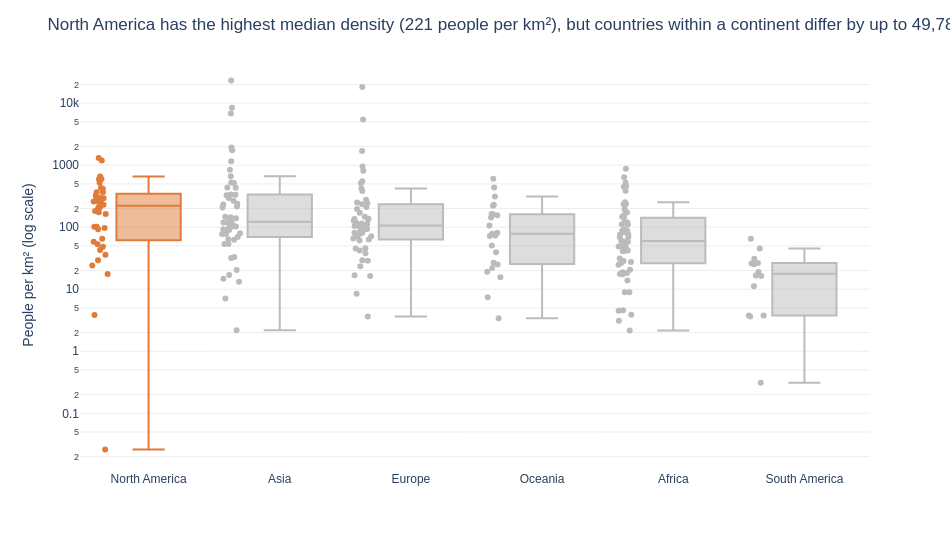

Notebook source saved alongside this figure:
### Markdown cell above
**Chart choice & justification:** *Which chart did you choose, and why? Justify design choices.

A box plot shows the spread of density inside each continent (median, quartiles and outliers) and lets me compare continents side by side, which a bar of averages cannot do. I drew every country as a point on top of the boxes so the reader can see the individual values. Density has a few extreme values, so I used a log scale. The continents are sorted by median density, and the highest one is orange while the others are grey.

### Code cell
# Q4
order = df.groupby('Continent')['Density'].median().sort_values(ascending=False)
top_cont = order.index[0]
top_median = order.iloc[0]

# How big is the biggest gap between the least and most dense country inside one continent?
spread = df.groupby('Continent')['Density'].agg(['min', 'max'])
max_ratio = (spread['max'] / spread['min']).max()

fig = px.box(
    df, x='Continent', y='Density', color='Continent',
    color_discrete_map={c: (ACCENT if c == top_cont else GREY) for c in df['Continent'].unique()},
    category_orders={'Continent': order.index.tolist()},
    points='all', log_y=True, hover_name='Country',
    template='plotly_white', height=550, width=950
)

fig.update_layout(
    title=f"{top_cont} has the highest median density ({top_median:,.0f} people per km²), but countries within a continent differ by up to {max_ratio:,.0f}x",
    showlegend=False,
    xaxis_title=None,
    yaxis_title='People per km² (log scale)',
    font=dict(family='Arial', size=12)
)
fig.update_xaxes(showgrid=False)
fig.update_yaxes(gridcolor='#EEEEEE')

fig.show()

### Figure 1 — Plotly figure (JSON) as saved in the notebook; plotly's stock layout.template omitted (floating-point values rounded to 4 significant figures)
{"data": [{"alignmentgroup": "True", "boxpoints": "all", "hovertemplate": "<b>%{hovertext}</b><br><br>Continent=%{x}<br>Density=%{y}<extra></extra>", "hovertext": ["Anguilla", "Antigua and Barbuda", "Aruba", "Bahamas", "Barbados", "Belize", "Bermuda", "British Virgin Islands", "Canada", "Cayman Islands", "Costa Rica", "Cuba", "Curacao", "Dominica", "Dominican Republic", "El Salvador", "Greenland", "Grenada", "Guadeloupe", "Guatemala", "Haiti", "Honduras", "Jamaica", "Martinique", "Mexico", "Montserrat", "Nicaragua", "Panama", "Puerto Rico", "Saint Barthelemy", "Saint Kitts and Nevis", "Saint Lucia", "Saint Martin", "Saint Pierre and Miquelon", "Saint Vincent and the Grenadines", "Sint Maarten", "Trinidad and Tobago", "Turks and Caicos Islands", "United States", "United States Virgin Islands"], "legendgroup": "North America", "marker": {"color": "#E07B39"}, "name": "North America", "notched": false, "offsetgroup": "North America", "orientation": "v", "showlegend": true, "type": "box", "x": ["North America", "North America", "North America", "North America", "North America", "North America", "North America", "North America", "North America", "North America", "North America", "North America", "North America", "North America", "North America", "North America", "North America", "North America", "North America", "North America", "North America", "North America", "North America", "North America", "North America", "North America", "North America", "North America", "North America", "North America", "North America", "North America", "North America", "North America", "North America", "North America", "North America", "North America", "North America", "North America"], "x0": " ", "xaxis": "x", "y": [174.3, 212.1, 591.4, 29.4, 655.0, 17.65, 1189.0, 207.3, 3.851, 260.2, 101.4, 102.0, 430.5, 96.85, 230.7, 301.1, 0.0261, 364.6, 243.1, 163.9, 417.5, 92.74, 257.2, 325.8, 64.91, 43.04, 53.3, 58.46, 366.7, 522.2, 182.6, 292.0, 599.8, 24.22, 267.2, 1299.0, 298.4, 48.21, 36.09, 286.6], "y0": " ", "yaxis": "y"}, {"alignmentgroup": "True", "boxpoints": "all", "hovertemplate": "<b>%{hovertext}</b><br><br>Continent=%{x}<br>Density=%{y}<extra></extra>", "hovertext": ["Afghanistan", "Armenia", "Azerbaijan", "Bahrain", "Bangladesh", "Bhutan", "Brunei", "Cambodia", "China", "Georgia", "Hong Kong", "India", "Indonesia", "Iran", "Iraq", "Israel", "Japan", "Jordan", "Kazakhstan", "Kuwait", "Kyrgyzstan", "Laos", "Lebanon", "Macau", "Malaysia", "Maldives", "Mongolia", "Myanmar", "Nepal", "North Korea", "Oman", "Pakistan", "Palestine", "Philippines", "Qatar", "Saudi Arabia", "Singapore", "South Korea", "Sri Lanka", "Syria", "Taiwan", "Tajikistan", "Thailand", "Timor-Leste", "Turkey", "Turkmenistan", "United Arab Emirates", "Uzbekistan", "Vietnam", "Yemen"], "legendgroup": "Asia", "marker": {"color": "#BBBBBB"}, "name": "Asia", "notched": false, "offsetgroup": "Asia", "orientation": "v", "showlegend": true, "type": "box", "x": ["Asia", "Asia", "Asia", "Asia", "Asia", "Asia", "Asia", "Asia", "Asia", "Asia", "Asia", "Asia", "Asia", "Asia", "Asia", "Asia", "Asia", "Asia", "Asia", "Asia", "Asia", "Asia", "Asia", "Asia", "Asia", "Asia", "Asia", "Asia", "Asia", "Asia", "Asia", "Asia", "Asia", "Asia", "Asia", "Asia", "Asia", "Asia", "Asia", "Asia", "Asia", "Asia", "Asia", "Asia", "Asia", "Asia", "Asia", "Asia", "Asia", "Asia"], "x0": " ", "xaxis": "x", "y": [63.06, 93.48, 119.6, 1924.0, 1160.0, 20.38, 77.88, 92.62, 146.9, 53.72, 6783.0, 431.1, 144.7, 53.73, 101.5, 435.2, 328.0, 126.3, 7.119, 239.6, 33.16, 31.8, 525.2, 23170.0, 102.6, 1746.0, 2.173, 80.08, 207.6, 216.3, 14.79, 267.4, 844.1, 337.5, 232.6, 16.94, 8416.0, 517.1, 332.8, 119.5, 660.2, 69.55, 139.7, 90.18, 108.9, 13.18, 112.9, 77.4, 296.4, 63.82], "y0": " ", "yaxis": "y"}, {"alignmentgroup": "True", "boxpoints": "all", "hovertemplate": "<b>%{hovertext}</b><br><br>Continent=%{x}<br>Density=%{y}<extra></extra>", "hovertext": ["Albania", "Andorra", "Austria", "Belarus", "Belgium", "Bosnia and Herzegovina", "Bulgaria", "Croatia", "Cyprus", "Czech Republic", "Denmark", "Estonia", "Faroe Islands", "Finland", "France", "Germany", "Gibraltar", "Greece", "Guernsey", "Hungary", "Iceland", "Ireland", "Isle of Man", "Italy", "Jersey", "Latvia", "Liechtenstein", "Lithuania", "Luxembourg", "Malta", "Moldova", "Monaco", "Montenegro", "Netherlands", "North Macedonia", "Norway", "Poland", "Portugal", "Romania", "Russia", "San Marino", "Serbia", "Slovakia", "Slovenia", "Spain", "Sweden", "Switzerland", "Ukraine", "United Kingdom", "Vatican City"], "legendgroup": "Europe", "marker": {"color": "#BBBBBB"}, "name": "Europe", "notched": false, "offsetgroup": "Europe", "orientation": "v", "showlegend": true, "type": "box", "x": ["Europe", "Europe", "Europe", "Europe", "Europe", "Europe", "Europe", "Europe", "Europe", "Europe", "Europe", "Europe", "Europe", "Europe", "Europe", "Europe", "Europe", "Europe", "Europe", "Europe", "Europe", "Europe", "Europe", "Europe", "Europe", "Europe", "Europe", "Europe", "Europe", "Europe", "Europe", "Europe", "Europe", "Europe", "Europe", "Europe", "Europe", "Europe", "Europe", "Europe", "Europe", "Europe", "Europe", "Europe", "Europe", "Europe", "Europe", "Europe", "Europe", "Europe"], "x0": " ", "xaxis": "x", "y": [98.87, 170.6, 106.6, 45.93, 381.8, 63.14, 61.17, 71.22, 135.3, 133.1, 136.5, 29.32, 38.11, 16.37, 117.1, 233.5, 5442.0, 78.68, 811.6, 107.1, 3.62, 71.48, 147.8, 195.9, 955.0, 28.67, 245.8, 42.11, 250.4, 1688.0, 96.7, 18230.0, 45.4, 419.7, 81.42, 16.78, 127.5, 111.5, 82.47, 8.464, 551.8, 81.73, 115.1, 104.6, 93.99, 23.43, 211.7, 65.79, 277.9, 510], "y0": " ", "yaxis": "y"}, {"alignmentgroup": "True", "boxpoints": "all", "hovertemplate": "<b>%{hovertext}</b><br><br>Continent=%{x}<br>Density=%{y}<extra></extra>", "hovertext": ["American Samoa", "Australia", "Cook Islands", "Fiji", "French Polynesia", "Guam", "Kiribati", "Marshall Islands", "Micronesia", "Nauru", "New Caledonia", "New Zealand", "Niue", "Northern Mariana Islands", "Palau", "Papua New Guinea", "Samoa", "Solomon Islands", "Tokelau", "Tonga", "Tuvalu", "Vanuatu", "Wallis and Futuna"], "legendgroup": "Oceania", "marker": {"color": "#BBBBBB"}, "name": "Oceania", "notched": false, "offsetgroup": "Oceania", "orientation": "v", "showlegend": true, "type": "box", "x": ["Oceania", "Oceania", "Oceania", "Oceania", "Oceania", "Oceania", "Oceania", "Oceania", "Oceania", "Oceania", "Oceania", "Oceania", "Oceania", "Oceania", "Oceania", "Oceania", "Oceania", "Oceania", "Oceania", "Oceania", "Oceania", "Oceania", "Oceania"], "x0": " ", "xaxis": "x", "y": [222.5, 3.403, 72.08, 50.88, 73.5, 312.9, 161.8, 229.7, 162.6, 603.2, 15.61, 19.17, 7.439, 106.8, 39.34, 21.91, 78.25, 25.06, 155.9, 143.0, 435.1, 26.81, 81.49], "y0": " ", "yaxis": "y"}, {"alignmentgroup": "True", "boxpoints": "all", "hovertemplate": "<b>%{hovertext}</b><br><br>Continent=%{x}<br>Density=%{y}<extra></extra>", "hovertext": ["Algeria", "Angola", "Benin", "Botswana", "Burkina Faso", "Burundi", "Cameroon", "Cape Verde", "Central African Republic", "Chad", "Comoros", "Djibouti", "DR Congo", "Egypt", "Equatorial Guinea", "Eritrea", "Eswatini", "Ethiopia", "Gabon", "Gambia", "Ghana", "Guinea", "Guinea-Bissau", "Ivory Coast", "Kenya", "Lesotho", "Liberia", "Libya", "Madagascar", "Malawi", "Mali", "Mauritania", "Mauritius", "Mayotte", "Morocco", "Mozambique", "Namibia", "Niger", "Nigeria", "Republic of the Congo", "Reunion", "Rwanda", "Sao Tome and Principe", "Senegal", "Seychelles", "Sierra Leone", "Somalia", "South Africa", "South Sudan", "Sudan", "Tanzania", "Togo", "Tunisia", "Uganda", "Western Sahara", "Zambia", "Zimbabwe"], "legendgroup": "Africa", "marker": {"color": "#BBBBBB"}, "name": "Africa", "notched": false, "offsetgroup": "Africa", "orientation": "v", "showlegend": true, "type": "box", "x": ["Africa", "Africa", "Africa", "Africa", "Africa", "Africa", "Africa", "Africa", "Africa", "Africa", "Africa", "Africa", "Africa", "Africa", "Africa", "Africa", "Africa", "Africa", "Africa", "Africa", "Africa", "Africa", "Africa", "Africa", "Africa", "Africa", "Africa", "Africa", "Africa", "Africa", "Africa", "Africa", "Africa", "Africa", "Africa", "Africa", "Africa", "Africa", "Africa", "Africa", "Africa", "Africa", "Africa", "Africa", "Africa", "Africa", "Africa", "Africa", "Africa", "Africa", "Africa", "Africa", "Africa", "Africa", "Africa", "Africa", "Africa"], "x0": " ", "xaxis": "x", "y": [18.85, 28.55, 118.6, 4.519, 83.06, 463.1, 58.71, 147.1, 8.956, 13.8, 449.4, 48.31, 42.22, 110.7, 59.71, 31.33, 69.2, 111.7, 8.925, 253.2, 140.3, 56.37, 58.29, 87.33, 93.09, 75.96, 47.61, 3.872, 50.44, 172.2, 18.22, 4.595, 637.0, 871.9, 83.88, 41.13, 3.109, 20.69, 236.6, 17.46, 387.9, 523.1, 235.9, 88.03, 237.0, 120.0, 27.6, 49.05, 17.61, 24.85, 69.3, 155.8, 75.52, 195.6, 2.165, 26.6, 41.77], "y0": " ", "yaxis": "y"}, {"alignmentgroup": "True", "boxpoints": "all", "hovertemplate": "<b>%{hovertext}</b><br><br>Continent=%{x}<br>Density=%{y}<extra></extra>", "hovertext": ["Argentina", "Bolivia", "Brazil", "Chile", "Colombia", "Ecuador", "Falkland Islands", "French Guiana", "Guyana", "Paraguay", "Peru", "Suriname", "Uruguay", "Venezuela"], "legendgroup": "South America", "marker": {"color": "#BBBBBB"}, "name": "South America", "notched": false, "offsetgroup": "South America", "orientation": "v", "showlegend": true, "type": "box", "x": ["South America", "South America", "South America", "South America", "South America", "South America", "South America", "South America", "South America", "South America", "South America", "South America", "South America", "South America"], "x0": " ", "xaxis": "x", "y": [16.37, 11.13, 25.28, 25.93, 45.43, 65.02, 0.3105, 3.646, 3.762, 16.67, 26.49, 3.773, 18.91, 30.88], "y0": " ", "yaxis": "y"}], "layout": {"boxmode": "overlay", "font": {"family": "Arial", "size": 12}, "height": 550, "legend": {"title": {"text": "Continent"}, "tracegroupgap": 0}, "margin": {"t": 60}, "showlegend": false, "title": {"text": "North America has the highest median density (221 people per km²), but countries within a continent differ by up to 49,780x"}, "width": 950, "xaxis": {"anchor": "y", "categoryarray": ["North America", "Asia", "Europe", "Oceania", "Africa", "South America"], "categoryorder": "array", "domain": [0, 1], "showgrid": false, "title": {}}, "yaxis": {"anchor": "x", "domain": [0, 1], "gridcolor": "#EEEEEE", "title": {"text": "People per km² (log scale)"}, "type": "log"}}}
